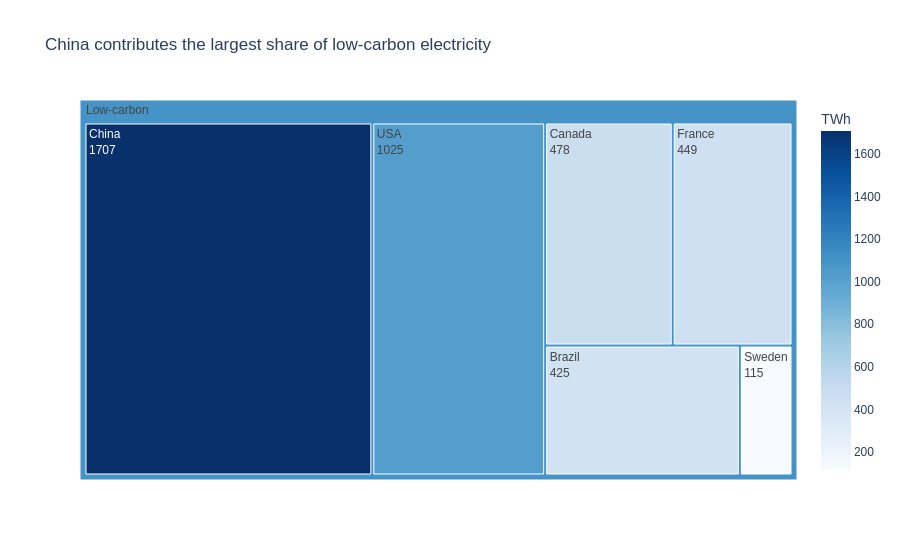

Notebook code cell kept with this figure:
### Code cell
fig3 = px.treemap(
    low_carbon,
    path=['All', 'Country'],
    values='TWh',
    color='TWh',
    color_continuous_scale='Blues',
    title='China contributes the largest share of low-carbon electricity'
)

fig3.update_traces(
    textinfo='label+value'
)

fig3.update_layout(
    font_family='Arial',
    paper_bgcolor='white'
)

fig3.show()

### Figure 1 — Plotly figure (JSON) as saved in the notebook; plotly's stock layout.template omitted (floating-point values rounded to 4 significant figures)
{"data": [{"branchvalues": "total", "customdata": [[425.0], [478.0], [1707.0], [449.0], [115.0], [1025.0], [1093.0]], "domain": {"x": [0, 1], "y": [0, 1]}, "hovertemplate": "labels=%{label}<br>TWh_sum=%{value}<br>parent=%{parent}<br>id=%{id}<br>TWh=%{color}<extra></extra>", "ids": ["Low-carbon/Brazil", "Low-carbon/Canada", "Low-carbon/China", "Low-carbon/France", "Low-carbon/Sweden", "Low-carbon/USA", "Low-carbon"], "labels": ["Brazil", "Canada", "China", "France", "Sweden", "USA", "Low-carbon"], "marker": {"coloraxis": "coloraxis", "colors": [425.0, 478.0, 1707.0, 449.0, 115.0, 1025.0, 1093.0]}, "name": "", "parents": ["Low-carbon", "Low-carbon", "Low-carbon", "Low-carbon", "Low-carbon", "Low-carbon", ""], "textinfo": "label+value", "type": "treemap", "values": [425.0, 478.0, 1707.0, 449.0, 115.0, 1025.0, 4199.0]}], "layout": {"coloraxis": {"colorbar": {"title": {"text": "TWh"}}, "colorscale": [[0, "rgb(247,251,255)"], [0.125, "rgb(222,235,247)"], [0.25, "rgb(198,219,239)"], [0.375, "rgb(158,202,225)"], [0.5, "rgb(107,174,214)"], [0.625, "rgb(66,146,198)"], [0.75, "rgb(33,113,181)"], [0.875, "rgb(8,81,156)"], [1, "rgb(8,48,107)"]]}, "font": {"family": "Arial"}, "legend": {"tracegroupgap": 0}, "paper_bgcolor": "white", "title": {"text": "China contributes the largest share of low-carbon electricity"}}}
